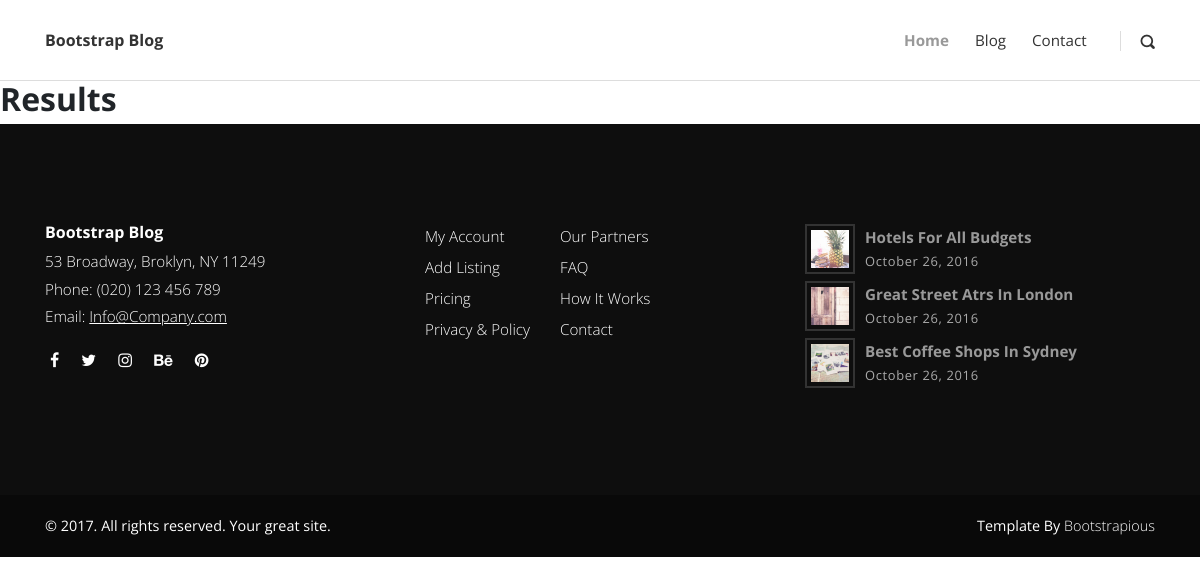
The app's page /search/, older data.
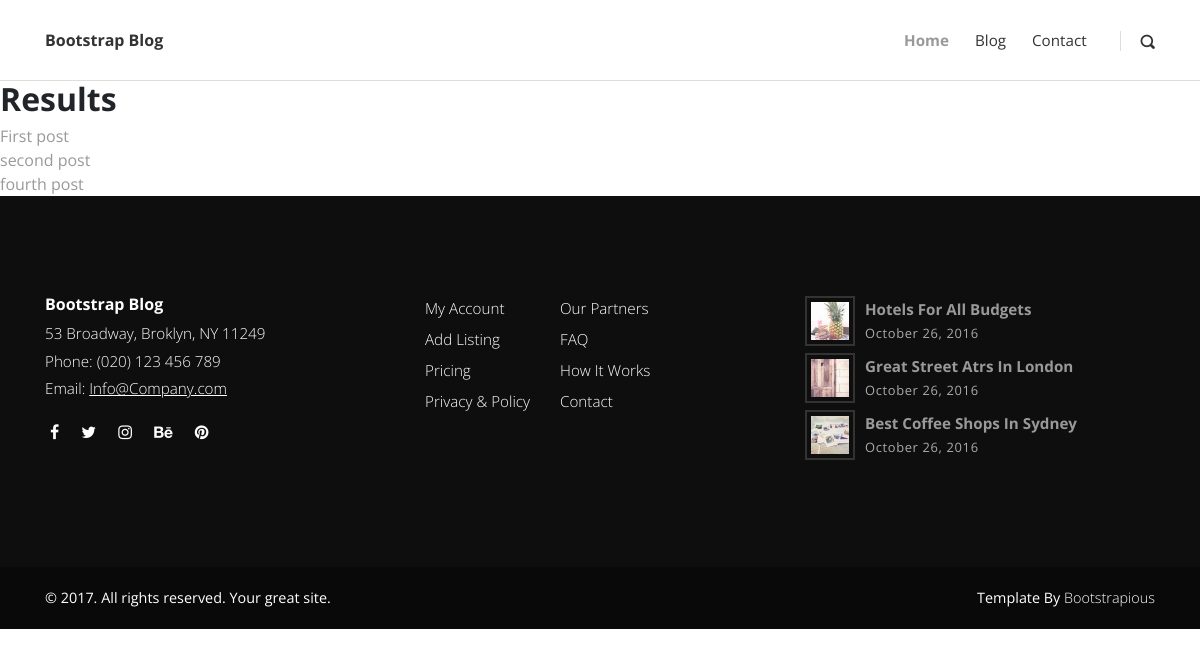
The same page, newer data.
### blog_app/models.py (models this page shows, shortened)
class Post(models.Model):
    title = models.CharField(max_length=100)
    overview = models.TextField()
    timestamp = models.DateTimeField(auto_now_add=True)
    comment_count = models.IntegerField(default=0)
    view_count = models.IntegerField(default=0)
    author = models.ForeignKey(Author, on_delete=models.CASCADE)
    image = models.ImageField()
    categories = models.ManyToManyField(Category)
    featured = models.BooleanField()  # this is for make the post looks one left and other right
    content = tinymce_models.HTMLField()
    def get_absolute_url(self):
        return reverse('post-detail', kwargs={
            'id': self.id
        })

### blog_app/views.py (the view)
# urls.py: path('search/', views.search, name='search'),
def search(request):
    queryset = Post.objects.all()
    query = request.GET.get('q')
    if query:
        queryset = queryset.filter(Q(title__icontains=query) |
                                   Q(overview__icontains=query)).distinct()
    context = {
        'queryset': queryset,
    }
    return render(request, 'blog_app/search_results.html', context)

### templates/blog_app/search_results.html
{% extends 'blog_app/base.html' %}
{% load static %}
{% block content %}
    <h2>Results</h2>
    {% for post in queryset %}
        <a href="{{ post.get_absolute_url }}">{{ post.title }}</a>
        <br>
    {% endfor %}
{% endblock %}

### templates/blog_app/base.html (shortened to what this page needs)
{% load static %}
<!DOCTYPE html>
<html>
<head>
    <link rel="stylesheet" href="{% static 'vendor/bootstrap/css/bootstrap.min.css' %} ">
    <link rel="stylesheet" href="{% static 'vendor/font-awesome/css/font-awesome.min.css' %}">
    <link rel="stylesheet" href="{% static 'css/fontastic.css' %} ">
    <link rel="stylesheet" href="{% static 'vendor/@fancyapps/fancybox/jquery.fancybox.min.css' %} ">
    <link rel="stylesheet" href="{% static 'css/style.default.css' %}" id="theme-stylesheet ">
    <link rel="stylesheet" href="{% static 'css/custom.css' %} ">
    <link rel="stylesheet" href="{% static 'css/github.css' %} ">
</head>
<body>
<header class="header">
    <nav class="navbar navbar-expand-lg">
        <div class="container">
            <div class="navbar-header d-flex align-items-center justify-content-between">
                <a href="/" class="navbar-brand">Bootstrap Blog</a>
            </div>
            <div id="navbarcollapse" class="collapse navbar-collapse">
                <ul class="navbar-nav ml-auto">
                    <li class="nav-item"><a href="/" class="nav-link active ">Home</a>
                    </li>
                    <li class="nav-item"><a href="{% url 'post-list' %}" class="nav-link ">Blog</a>
                    </li>
                    <li class="nav-item"><a href="#" class="nav-link ">Contact</a>
                    </li>
                </ul>
                <div class="navbar-text"><a href="#" class="search-btn"><i class="icon-search-1"></i></a></div>
            </div>
        </div>
    </nav>
</header>
{% block content %}
{% endblock %}
<footer class="main-footer">
    <div class="container">
        <div class="row">
            <div class="col-md-4">
                <div class="logo">
                    <h6 class="text-white">Bootstrap Blog</h6>
                </div>
                <div class="contact-details">
                    <p>53 Broadway, Broklyn, NY 11249</p>
                    <p>Phone: (020) 123 456 789</p>
                    <p>Email: <a href="mailto:info@company.com">Info@Company.com</a></p>
                    <ul class="social-menu">
                        <li class="list-inline-item"><a href="#"><i class="fa fa-facebook"></i></a></li>
                        <li class="list-inline-item"><a href="#"><i class="fa fa-twitter"></i></a></li>
                        <li class="list-inline-item"><a href="#"><i class="fa fa-instagram"></i></a></li>
                        <li class="list-inline-item"><a href="#"><i class="fa fa-behance"></i></a></li>
                        <li class="list-inline-item"><a href="#"><i class="fa fa-pinterest"></i></a></li>
                    </ul>
                </div>
            </div>
            <div class="col-md-4">
                <div class="menus d-flex">
                    <ul class="list-unstyled">
                        <li><a href="#">My Account</a></li>
                        <li><a href="#">Add Listing</a></li>
                        <li><a href="#">Pricing</a></li>
                        <li><a href="#">Privacy &amp; Policy</a></li>
                    </ul>
                    <ul class="list-unstyled">
                        <li><a href="#">Our Partners</a></li>
                        <li><a href="#">FAQ</a></li>
                        <li><a href="#">How It Works</a></li>
                        <li><a href="#">Contact</a></li>
                    </ul>
                </div>
            </div>
            <div class="col-md-4">
                <div class="latest-posts"><a href="#">
                    <div class="post d-flex align-items-center">
                        <div class="image"><img src="{% static 'img/small-thumbnail-1.jpg' %}" alt="..."
                                                class="img-fluid"></div>
                        <div class="title"><strong>Hotels for all budgets</strong><span class="date last-meta">October 26, 2016</span>
                        </div>
                    </div>
                </a><a href="#">
                    <div class="post d-flex align-items-center">
                        <div class="image"><img src="{% static 'img/small-thumbnail-2.jpg' %}" alt="..."
                                                class="img-fluid"></div>
                        <div class="title"><strong>Great street atrs in London</strong><span class="date last-meta">October 26, 2016</span>
                        </div>
                    </div>
                </a><a href="#">
                    <div class="post d-flex align-items-center">
                        <div class="image"><img src="{% static 'img/small-thumbnail-3.jpg' %}" alt="..."
                                                class="img-fluid"></div>
                        <div class="title"><strong>Best coffee shops in Sydney</strong><span class="date last-meta">October 26, 2016</span>
                        </div>
                    </div>
                </a></div>
            </div>
        </div>
    </div>
    <div class="copyrights">
        <div class="container">
            <div class="row">
                <div class="col-md-6">
                    <p>&copy; 2017. All rights reserved. Your great site.</p>
                </div>
                <div class="col-md-6 text-right">
                    <p>Template By <a href="https://bootstrapious.com/p/bootstrap-carousel" class="text-white">Bootstrapious</a>
                    </p>
                </div>
            </div>
        </div>
    </div>
</footer>
</body>
</html>

### static/css/style.default.css (style rules this page uses)
body { overflow-x: hidden; }
strong { font-weight: 700; }
a, i, span { display: inline-block; text-decoration: none; -webkit-transition: all 0.3s; transition: all 0.3s; }
a i { -webkit-transition: none; transition: none; }
ul { margin: 0; padding: 0; }
i[class*="icon-"] { -webkit-transform: translateY(3px); transform: translateY(3px); }
.text-white { color: #fff; }
h1, h2, h3, h4, h5, h6 { margin-bottom: 15px; }
.navbar { background: #fff; padding-top: 20px !important; padding-bottom: 20px !important; z-index: 9998; border-bottom: 1px solid #ddd; }
.navbar .langs a:first-of-type, .navbar .search-btn { margin-left: 20px; padding-left: 20px; border-left: 1px solid #ddd; height: 20px; line-height: 20px; }
.navbar .search-btn { color: #333; font-size: 0.9em; }
.navbar .navbar-nav a.nav-link { color: #333; margin: 0 5px; font-weight: 400; font-size: 0.95em; }
.navbar .navbar-nav a.nav-link.active { color: #999; font-weight: bold; }
.post .date { letter-spacing: 0.05em; font-weight: 400; text-transform: uppercase; color: #aaa; }
.post .title, .post .date, .post .comments, .post .views { font-weight: 400; color: #999; text-transform: capitalize; }
.post .title::after, .post .date::after, .post .comments::after, .post .views::after { content: '|'; display: inline-block; margin: 0 7px; font-size: 0.9em; color: #ccc; }
footer.main-footer { background: #0e0e0e; padding: 100px 0 0; color: #fff; }
footer.main-footer .contact-details p { font-weight: 300; color: #fff; margin-bottom: 5px; font-size: 0.95em; }
footer.main-footer .contact-details a { text-decoration: underline; margin-bottom: 0; }
footer.main-footer a { color: inherit; font-weight: 300; margin-bottom: 7px; }
footer.main-footer ul { margin-right: 30px; }
footer.main-footer .list-unstyled a { font-size: 0.95em; }
footer.main-footer .latest-posts .image { max-width: 50px; padding: 4px; border: 2px solid #333; margin-right: 10px; }
footer.main-footer .latest-posts a { font-size: 0.95em; text-decoration: none; }
footer.main-footer .latest-posts strong { display: block; }
footer.main-footer .latest-posts .date { font-size: 0.85em; color: #aaa; }
footer.main-footer .copyrights { background: #090909; margin-top: 100px; padding: 20px 0; font-size: 0.9em; }
footer.main-footer .copyrights * { margin-bottom: 0; }
footer.main-footer .social-menu { margin-top: 20px; }
footer.main-footer .social-menu li { padding: 0 5px; }
footer.main-footer .date::after, footer.main-footer .title::after { display: none !important; }
.navbar { padding: 0.5rem 1rem; }
.navbar-brand { display: inline-block; padding-top: 0.5rem; padding-bottom: 0.5rem; margin-right: 1rem; font-size: 1rem; color: #333; font-weight: bold; }
body { font-family: "Open Sans", sans-serif; font-size: 1rem; font-weight: normal; line-height: 1.5; color: #212529; background-color: #fff; }
a { color: #999; text-decoration: none; }
h1, h2, h3, h4, h5, h6, .h1, .h2, .h3, .h4, .h5, .h6 { margin-bottom: 0.5rem; font-family: inherit; font-weight: 700; line-height: 1.1; color: inherit; }
h2, .h2 { font-size: 2rem; }
h6, .h6 { font-size: 1rem; }

Row changes from the older to the newer data that the page shows:
added Post: title "First post"
added Post: title "second post"
added Post: title "fourth post"
